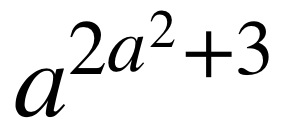
%> input picture test/test1.png, 286 x 136 px
$ octave --eval "result = transform(imread('test/test1.png'));"   (GNU Octave 9; MATLAB toolbox functions it lacks are replaced by stand-ins)
%> lines starting %> are read from the running program, lines starting %| are printed output that depends on the picture; in (x1, y1, x2, y2) boxes, pixels count from 0 and x2, y2 are one past the last pixel; in counts of white or black regions, pixels touching at a corner belong together; the program's own positions count from 1
### code/rough_cut.m
function [result, coordinate] = rough_cut(im, current_origin)

result = {};
coordinate = [];
n = size(im);
n = max(n);
for i = 1:n
    tempt1 = im{i};
    tempt2 = current_origin(i,:);

    sum_col = sum(tempt1, 1);
    sum_row = sum(tempt1, 2);

    indices_col = find(sum_col == size(tempt1,1));
    indices_row = find(sum_row == size(tempt1,2));

    if( isempty(indices_col) && isempty(indices_row) )
        result = [result, tempt1];
        coordinate = [coordinate; tempt2 tempt2(1)+size(tempt1, 1)-1 tempt2(2)+size(tempt1, 2)-1];

    elseif( ~isempty(indices_col) )
        [cut_vertical, origin_vertical] = cut_element_vertical(tempt1, tempt2);
        [tempt_result, tempt_coordinate] = rough_cut(cut_vertical, origin_vertical);
        result = [result, tempt_result];
        coordinate = [coordinate; tempt_coordinate];

    else
        [cut_horizontal, origin_horizontal] = cut_element_horizontal(tempt1, tempt2);
        [tempt_result, tempt_coordinate] = rough_cut(cut_horizontal, origin_horizontal);
        result = [result, tempt_result];
        coordinate = [coordinate; tempt_coordinate];
    end

end


### code/cut_element_vertical.m
function [result, result_origin_coordinate] = cut_element_vertical(im, origin_coordinate)

result = {};
result_origin_coordinate = [];
i=1;
while 1
    sum_col = sum(im,1);

    indices_col_1 = find(sum_col ~= size(im,1));

    if isempty(indices_col_1)
        break;
    end

    if size(indices_col_1,2) == size(im,2);
        result{i} = im;
        result_origin_coordinate = [result_origin_coordinate; origin_coordinate];
        break;
    end

    im = im(:,indices_col_1(1):size(im,2) );
    if i > 1
        origin_coordinate(2) = indices_col_1(1)+indices_col_2(1)+result_origin_coordinate(i-1,2)-2;
    else
        origin_coordinate(2) = indices_col_1(1) + origin_coordinate(2) -1 ;
    end

    sum_col = sum(im,1);

    indices_col_2 = find(sum_col == size(im,1));

    if isempty(indices_col_2)
        result{i} = im;
        result_origin_coordinate = [result_origin_coordinate; origin_coordinate];
        break;
    else
        result{i} = im(:,1:indices_col_2(1)-1);
        result_origin_coordinate = [result_origin_coordinate; origin_coordinate];
    end


    im = im(:,indices_col_2(1):size(im,2));
    origin_coordinate(2) = indices_col_2(1);

    i = i+1;
end


% [22 lines of commented-out code are left out]

### code/deep_cut_left.m
function [output_imgs, output_boundries] = deep_cut(in_m, g)
    output_imgs = cell(0);
    output_boundries = zeros(0,4);
    m = reverse(in_m);
    while (sum(m(:)) ~= 0)
        temp = zeros(size(m));
        [y0, x0] = find_leftmost(m);
        [m, temp, boundry] = find_connected_component(m, temp, y0, x0, [y0, x0, y0, x0]);
        output_imgs = [output_imgs reverse(temp(boundry(1):boundry(3),boundry(2):boundry(4)))];
        output_boundries = [output_boundries; boundry + [g(1), g(3), g(1), g(3) ]];
    end
end

function new_img = reverse(m)
   new_img = zeros(size(m));
   for i = 1:size(m,1)
       for j = 1:size(m,2)
           if m(i,j) == 0
               new_img(i,j) = 1;
           end
       end
   end
end

% [75 lines left out: functions find_leftmost, find_connected_component, not called in this run]

### transform.m
function s = transform(im)
%%

%EECS 445 Group Project
%LaTex Transformer

addpath(genpath(fullfile('toolbox')));
run('toolbox/vlfeat-0.9.20/toolbox/vl_setup')


%% Rough Segmentation


%im = imread('test_hs/test15.png');
im = im2bw(im,0.9);

image{1} = im;
[rough_result, rough_coord] = rough_cut(image, [1 1]);

rough_coord = [rough_coord(:,1) rough_coord(:,3) rough_coord(:,2) rough_coord(:,4)];


%% Deep Segmentation

deep_result = cell(0);
deep_coord = zeros(0,4);

for i = 1:size(rough_result,2)
    [new_result, result_boundries] = deep_cut_left(rough_result{i}, rough_coord(i,:));
    deep_result = [deep_result new_result];
    deep_coord = [deep_coord; result_boundries];
end
[result coord] = combine_equal_sign(deep_result,deep_coord,im);
[result coord] = combine_dot(result,coord,im);
[result coord] = sort_by_left(result, coord);
coord = [coord(:,1) coord(:,3) coord(:,2) coord(:,4)];


%% Symbol Classification

load('classifier.mat');
symbol = groupClassify(result, classifier, tLabels, coord);


%% Tree Generation

load('model_sub_new.mat')
load('model_super_new.mat')
%load('tmp/boundries.mat') % this is the position information for each symbol
%load('symbol.mat') % this is the classified symbol


root_array = constr_tree(model_sub_new, model_super_new, coord, symbol);
s = generate_code(root_array, symbol);
%> in transform, `im = im2bw(im,0.9);`:
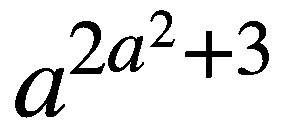
%> im: size 136x286 logical; 90.7% white; 6 black regions, box (x1, y1, x2, y2) and area: (15, 68, 65, 118) 1039, (70, 21, 105, 74) 611, (108, 36, 144, 72) 571, (238, 21, 269, 75) 569, (185, 31, 232, 78) 526, (150, 10, 175, 47) 316
%> in rough_cut, `n = size(im);`: n = [1 1]
%> in rough_cut, `n = max(n);`: n = 1
%> the loop in rough_cut, `for i = 1:n` made 1 pass
%> (result, origin_vertical) on pass 1: ({}, [1 16; 1 71; 1 109; 1 151; 1 186; 1 239])
%> after the loop in rough_cut, `for i = 1:n`: coordinate = [69 16 118 65; 22 71 74 105; 37 109 72 144; 11 151 47 175; 32 186 78 232; 22 239 75 269]; tempt_coordinate has the same summary as coordinate
%> in transform, `[rough_result, rough_coord] = rough_cut(image, [1 1]);`: rough_result = 6 items; rough_coord has the same summary as coordinate in rough_cut
%> in transform, `rough_coord = [rough_coord(:,1) rough_coord(:,3) rough_coord(:,2) roug..`: rough_coord = [69 118 16 65; 22 74 71 105; 37 72 109 144; 11 47 151 175; 32 78 186 232; 22 75 239 269]
%> the loop in transform, `for i = 1:size(rough_result,2)` made 1 pass
%> pass 1, in deep_cut, `m = reverse(in_m);`:
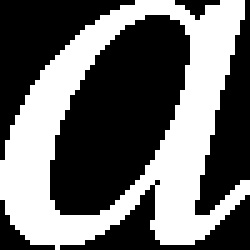
%> m: size 50x50 double (shown 5 times larger); values 0 (black) and 1 (white), 41.6% white; 1 white region, box (x1, y1, x2, y2) and area: (0, 0, 50, 50) 1039
%> the run ends on the next line
